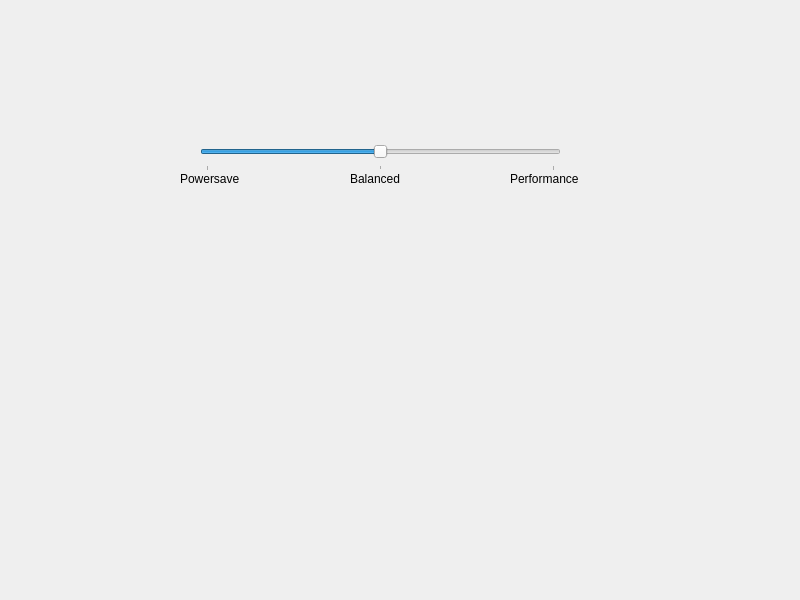
<?xml version="1.0" encoding="UTF-8"?>
<ui version="4.0">
 <class>MainWindow</class>
 <widget class="QMainWindow" name="MainWindow">
  <property name="geometry">
   <rect>
    <x>0</x>
    <y>0</y>
    <width>800</width>
    <height>600</height>
   </rect>
  </property>
  <property name="windowTitle">
   <string>MainWindow</string>
  </property>
  <widget class="QWidget" name="centralwidget">
   <widget class="QSlider" name="horizontalSlider">
    <property name="geometry">
     <rect>
      <x>200</x>
      <y>140</y>
      <width>361</width>
      <height>31</height>
     </rect>
    </property>
    <property name="minimum">
     <number>1</number>
    </property>
    <property name="maximum">
     <number>3</number>
    </property>
    <property name="pageStep">
     <number>1</number>
    </property>
    <property name="sliderPosition">
     <number>2</number>
    </property>
    <property name="orientation">
     <enum>Qt::Horizontal</enum>
    </property>
    <property name="tickPosition">
     <enum>QSlider::TicksBelow</enum>
    </property>
    <property name="tickInterval">
     <number>1</number>
    </property>
   </widget>
   <widget class="QLabel" name="label">
    <property name="geometry">
     <rect>
      <x>180</x>
      <y>170</y>
      <width>71</width>
      <height>17</height>
     </rect>
    </property>
    <property name="toolTip">
     <string/>
    </property>
    <property name="text">
     <string>Powersave</string>
    </property>
   </widget>
   <widget class="QLabel" name="label_5">
    <property name="geometry">
     <rect>
      <x>510</x>
      <y>170</y>
      <width>81</width>
      <height>17</height>
     </rect>
    </property>
    <property name="toolTip">
     <string/>
    </property>
    <property name="text">
     <string>Performance</string>
    </property>
   </widget>
   <widget class="QLabel" name="label_2">
    <property name="geometry">
     <rect>
      <x>350</x>
      <y>170</y>
      <width>71</width>
      <height>17</height>
     </rect>
    </property>
    <property name="toolTip">
     <string/>
    </property>
    <property name="text">
     <string>Balanced</string>
    </property>
   </widget>
  </widget>
 </widget>
 <resources/>
 <connections/>
</ui>
